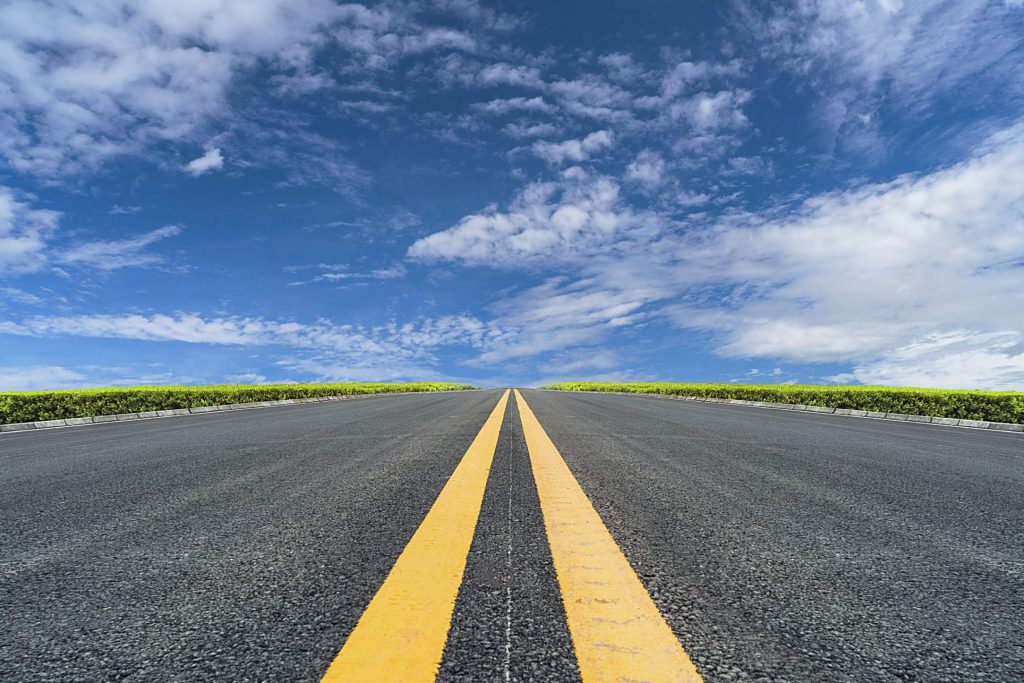
#> input picture test 1/Road2.jpg, 1024 x 683 px, given in place of the camera
$ python real-time-road-lane-detection.py
#> lines starting #> are read from the running program, lines starting #| are printed output that depends on the picture; after the words box and inside, x2 and y2 are one past the last pixel; in counts of white or black regions, pixels touching at a corner belong together
# importing
#!/usr/bin/env python3

import cv2 as cv
import numpy as np
import matplotlib.pyplot as plt
import datetime
import operator
import time
import serial


# פונקציות שאני לא מישתמש
# [31 lines left out: functions average_slope_intercept1, infrocamPrint, not called in this run]


# Place the information on the camera screen
def infroCam(frame, cap):
    font = cv.FONT_HERSHEY_COMPLEX_SMALL
    datet = str(datetime.datetime.now().strftime("%Y-%m-%d %H:%M:%S"))
    text = 'width: ' + str(cap.get(3)) + ' Height: ' + str(cap.get(4)) + ' Frame: ' + str(cap.get(5))
    frame = cv.putText(frame, datet, (0, 20), font, 0.7, (0, 0, 255), 1, cv.LINE_AA)
    frame = cv.putText(frame, text, (0, 40), font, 0.7, (0, 0, 255), 1, cv.LINE_AA)


# make the mask image
def makeMask(frame):

    # [7 lines of commented-out code are left out]

    l_h = 0
    l_s = 103
    l_v = 0

    u_h = 255
    u_s = 255
    u_v = 255

    l_b = np.array([l_h, l_s, l_v])
    u_b = np.array([u_h, u_s, u_v])

    hsv = cv.cvtColor(frame, cv.COLOR_BGR2HSV)

    mask = cv.inRange(hsv, l_b, u_b)
    mask = cv.GaussianBlur(mask, (5, 5), 0)
    mask = cv.medianBlur(mask, 5)

    return mask


# show the images on the screen
def showImages(frame, mask, edges, roi, res, line_image,debug):
    #cv.imshow("video", frame)
    #cv.imshow("mask", mask)
    cv.imshow('Edges', edges)
    cv.imshow("roi", roi)
    cv.imshow("res", res)
    # cv.imshow("line_image", line_image)
    #cv.imshow('Dbag', debug)


# Checks if esc is pressed and if esc is pressed returns False otherwise returns True
# The function exists to exit the loop
def breakLoop():
    key = cv.waitKey(1)
    if key == 27:
        return False
    return True


def region_of_interest(edges):
    height = edges.shape[0]
    #polygons1 = np.array([[(0, height), (640, height), (320, 240)]])
    polygons1 = np.array([[(0, height), ((320), height), (0, (125))]])
    polygons2 = np.array([[(0, (125)), ((320), height), ((320), (125))]])

    mask = np.zeros_like(edges)
    cv.fillPoly(mask, polygons1, (255))
    cv.fillPoly(mask, polygons2, (255))

    masked_image = cv.bitwise_and(edges, mask)
    return masked_image


def create_coordinates(image, line_parameters):
    slope, intercept = line_parameters
    y1 = image.shape[0]
    y2 = int(y1 * (3 / 5))
    x1 = int((y1 - intercept) / slope)
    x2 = int((y2 - intercept) / slope)
    return np.array([x1, y1, x2, y2])


def midelOFaLine(lines_coordinates):
    xMID = (lines_coordinates[0] + lines_coordinates[2]) / 2
    yMID = (lines_coordinates[1] + lines_coordinates[3]) / 2
    return np.array([xMID, yMID])


def midelOfRode(lineL, lineR):
    lineMidL = midelOFaLine(lineL)
    lineMidR = midelOFaLine(lineR)
    midX = (lineL[0] + lineR[0]) / 2
    midY = (lineL[1] + lineR[1]) / 2
    return np.array([midX, midY])


d = {'V10T': 0, 'V0T': 0, 'V0T': 0, 'V0T': 0, 'V7T': 0, 'V7T': 0, 'error': 0}

turnError = 8
def errorTurn(left_fit, right_fit, image):
    global turnError

    if left_fit:
        left_fit_average = np.average(left_fit, axis=0)
        # print(left_fit_average, 'left')
        left = True
        left_line = create_coordinates(image, left_fit_average)
        # print(left_line, "left_line")
    else:
        left = False
    if right_fit:
        right_fit_average = np.average(right_fit, axis=0)
        # print(right_fit_average, 'right')
        right = True
        right_line = create_coordinates(image, right_fit_average)
        # print(right_line, "right_line")
    else:
        right = False

    if(left and right):
        turnError=((midelOfRode(left_line, right_line)[0])-(320/2))/(320)
    elif(not(right) and left):
        turnError=0.6
    elif(not(left) and right):
        turnError=-0.6
    else:
        turnError=0


msg = ''
def checkAndPrint(left_fit, right_fit, image):
    global msg
    if left_fit:
        left_fit_average = np.average(left_fit, axis=0)
        # print(left_fit_average, 'left')
        left = True
        left_line = create_coordinates(image, left_fit_average)
        # print(left_line, "left_line")
    else:
        left = False
    if right_fit:
        right_fit_average = np.average(right_fit, axis=0)
        # print(right_fit_average, 'right')
        right = True
        right_line = create_coordinates(image, right_fit_average)
        # print(right_line, "right_line")
    else:
        right = False

    if (left and right and ((310/2) < midelOfRode(left_line, right_line)[0] < (330/2))) and (
            left and right and midelOFaLine(left_line)[1] == midelOFaLine(right_line)[1]):
        msg = 'V10T' #MID
    elif left is False and right is False:
        msg = 'V0T' #STOP
    elif right and (left is False):
        msg = 'V0T' #LEFT
    elif (right is False) and left:
        msg = 'V0T' #RIGHT
    elif midelOfRode(left_line, right_line)[0] > (330/2):
        msg = 'V7T' #right + drive
    elif (310/2) > midelOfRode(left_line, right_line)[0]:
        msg = 'V7T' #left + drive
    else:
        msg = 'error'

    d[msg] = d[msg] + 1
    # print(msg)


def average_slope_intercept(image, lines):
    left = False
    right = False
    left_fit = []
    right_fit = []
    if lines is not None:
        for line in lines:
            x1, y1, x2, y2 = line.reshape(4)
            parameters = np.polyfit((x1, x2), (y1, y2), 1)
            slope = parameters[0]
            intercept = parameters[1]
            if slope < 0:
                left_fit.append((slope, intercept))
            else:
                right_fit.append((slope, intercept))
    errorTurn(left_fit, right_fit, image)
    checkAndPrint(left_fit, right_fit, image)


def display_lines(image, lines):
    line_image = np.zeros_like(image)
    if lines is not None:
        for x1, y1, x2, y2 in lines:
            cv.line(line_image, (x1, y1), (x2, y2), (255, 0, 0), 10)
    return line_image


def main():
    #communication
    ser = serial.Serial('/dev/ttyACM0', 9600)

    counter = 0
    flag = True
    cap = cv.VideoCapture(0)
    cap.set(3, 320)
    cap.set(4, 240)


    while flag & cap.isOpened():
        _, frame = cap.read()
#> frame is the input picture: shape (683, 1024, 3); mean B, G, R 147.6, 126.7, 109.3

        infroCam(frame, cap)  # Activates the function infrocam
#> in infroCam, `frame = cv.putText(frame, text, (0, 40), font, 0.7, (0, 0, 255), 1, cv..`:
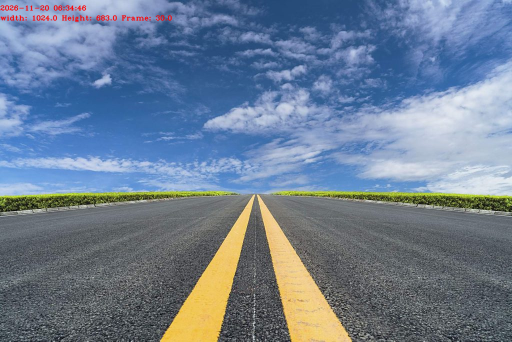
#> frame: shape (683, 1024, 3) (shown at 1/2 size); mean B, G, R 147.1, 126.3, 109.6
        mask = makeMask(frame)  # Activates the function makemask
#> in makeMask, `mask = cv.inRange(hsv, l_b, u_b)`:
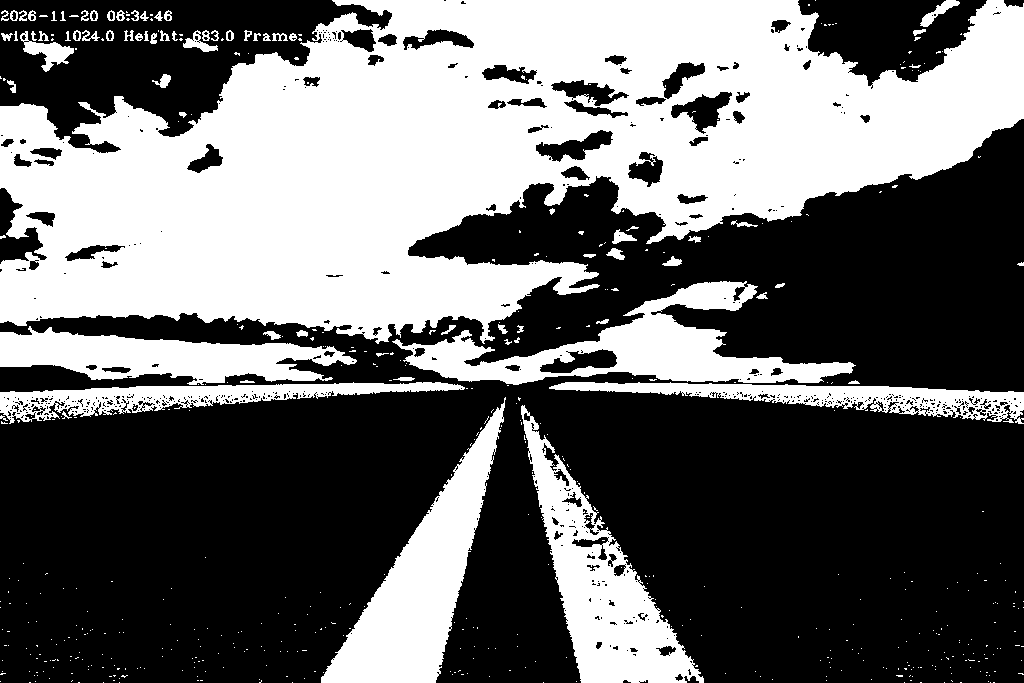
#> mask: shape (683, 1024); 41.2% white; 537 white regions (461 under 20 px), largest, box (x1, y1, x2, y2) and area: (0, 0, 1024, 344) 205751, (321, 397, 506, 683) 17758, (521, 405, 704, 683) 16659
        roi = region_of_interest(mask)
#> in region_of_interest, `cv.fillPoly(mask, polygons2, (255))`:
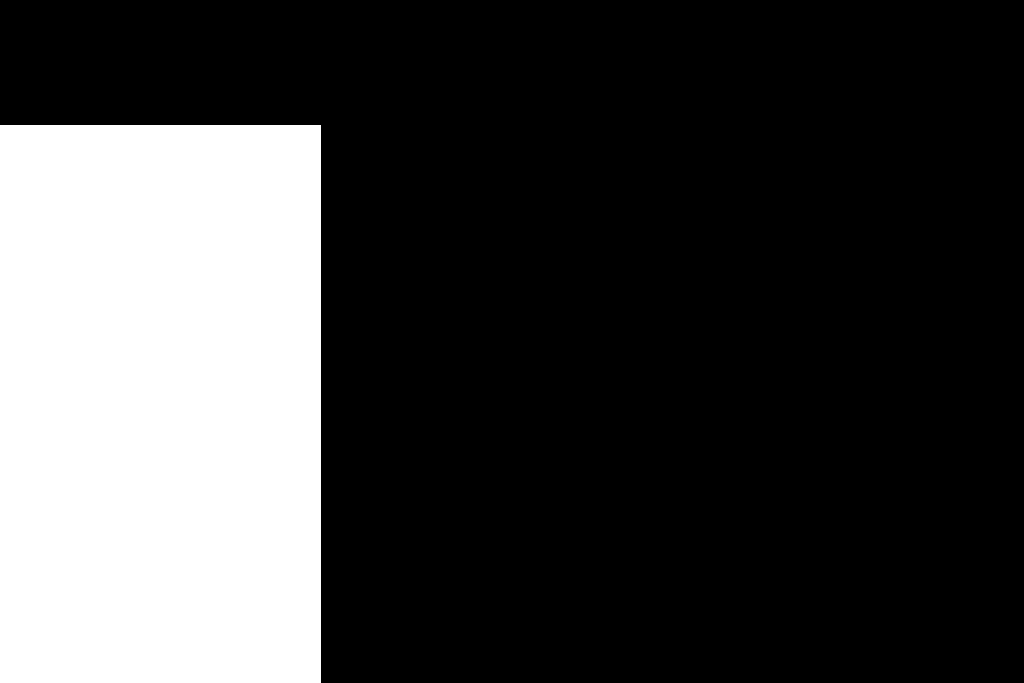
#> mask: shape (683, 1024); 25.6% white; 1 white region, box (x1, y1, x2, y2) and area: (0, 125, 321, 683) 179118
#> in region_of_interest, `masked_image = cv.bitwise_and(edges, mask)`:
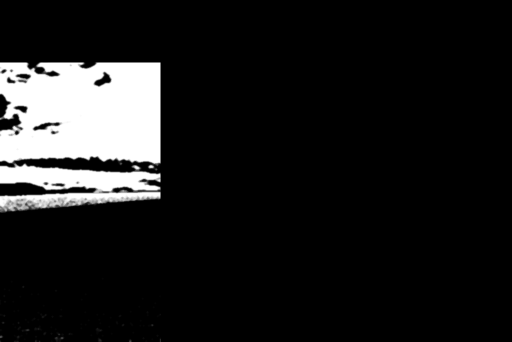
#> masked_image: shape (683, 1024) (shown at 1/2 size); min 0, max 255, mean 27.6
        #Denoising = roi
        #cv.fastNlMeansDenoising(roi,Denoising,5,30)
        edges = cv.Canny(roi, 0, 400)  # Prepares an image only at the edges of the mask
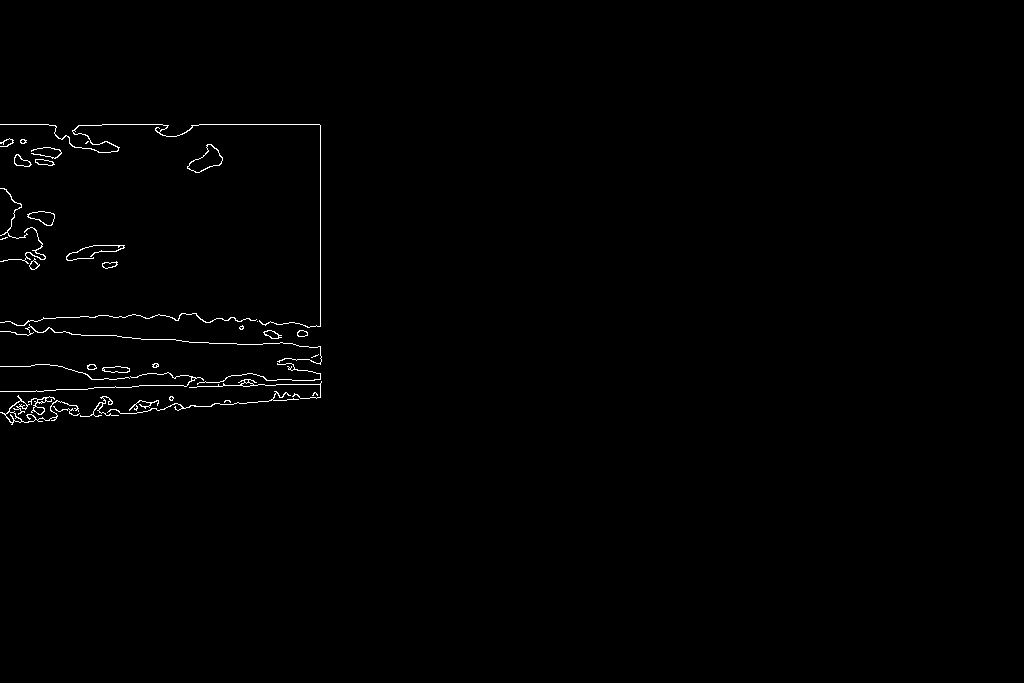
#> edges: shape (683, 1024); 0.64% white in thin lines or dots, all inside (x1, y1, x2, y2) = (0, 124, 322, 425)
        debug = region_of_interest(edges)
        #cv.imshow('debug', debug)


        msg = 'V0T0'+"_"
        lines = cv.HoughLinesP(roi, 2, np.pi / 180, 100, np.array([]), minLineLength=40, maxLineGap=5)
#> lines = 285 rows, first 6: [0, 397, 320, 397], [0, 187, 320, 187], [0, 301, 320, 301], [6, 228, 320, 228], [0, 281, 320, 281], [0, 285, 320, 285]
        averaged_lines = average_slope_intercept(edges, lines)
#> the loop in average_slope_intercept, `for line in lines:` made 285 passes
#> (x1, y1, x2, y2, slope, intercept) on passes 1 to 3: (0, 397, 320, 397, -5.69e-17, 397), (0, 187, 320, 187, -6.14e-17, 187), (0, 301, 320, 301, -2.27e-16, 301)
#> after the loop in average_slope_intercept, `for line in lines:`: left_fit = 206 pairs, first value -0.0702 to -1.39e-18, second value 127 to 423; right_fit = 79 pairs, first value 2.39e-18 to 0.0893, second value 123.6 to 417
#> in errorTurn, `left_fit_average = np.average(left_fit, axis=0)`: left_fit_average = [-0.00584, 256.2]
#> in create_coordinates, `slope, intercept = line_parameters`: slope = -0.00584; intercept = 256.2
#> in create_coordinates, `x1 = int((y1 - intercept) / slope)`: x1 = -73107
#> in create_coordinates, `x2 = int((y2 - intercept) / slope)`: x2 = -26171
#> in errorTurn, `left_line = create_coordinates(image, left_fit_average)`: left_line = [-73107, 683, -26171, 409]
#> in errorTurn, `right_fit_average = np.average(right_fit, axis=0)`: right_fit_average = [0.0131, 249]
#> in errorTurn, `right_line = create_coordinates(image, right_fit_average)`: right_line = [33036, 683, 12178, 409]
#> in midelOFaLine, `xMID = (lines_coordinates[0] + lines_coordinates[2]) / 2`: xMID = -49639
#> in midelOFaLine, `yMID = (lines_coordinates[1] + lines_coordinates[3]) / 2`: yMID = 546
#> in midelOfRode, `lineMidL = midelOFaLine(lineL)`: lineMidL = [-49639, 546]
#> in midelOfRode, `lineMidR = midelOFaLine(lineR)`: lineMidR = [22607, 546]
#> in midelOfRode, `midX = (lineL[0] + lineR[0]) / 2`: midX = -20035.5
#> in midelOfRode, `midY = (lineL[1] + lineR[1]) / 2`: midY = 683
#> in errorTurn, `turnError=((midelOfRode(left_line, right_line)[0])-(320/2))/(320)`: turnError = -63.11
#> in checkAndPrint, `left_fit_average = np.average(left_fit, axis=0)`: left_fit_average = [-0.00584, 256.2]
#> in checkAndPrint, `left_line = create_coordinates(image, left_fit_average)`: left_line = [-73107, 683, -26171, 409]
#> in checkAndPrint, `right_fit_average = np.average(right_fit, axis=0)`: right_fit_average = [0.0131, 249]
#> in checkAndPrint, `right_line = create_coordinates(image, right_fit_average)`: right_line = [33036, 683, 12178, 409]
        counter += 1
        if counter > 2:
            msg = (max(d.items(), key=operator.itemgetter(1))[0])
            counter = 0
            for i in d.keys():
                d[i] = 0
            print((f'{msg}{turnError*-1}')+'_')
            #communication
            buff = ((f'{msg}{turnError*-1}')+'_').encode()
            #buff=('v0').encode()
            ser.write(buff)

        line_image = display_lines(frame, averaged_lines)
#> line_image: shape (683, 1024, 3); every value is 0
        res = cv.addWeighted(frame, 0.8, line_image, 1, 1)
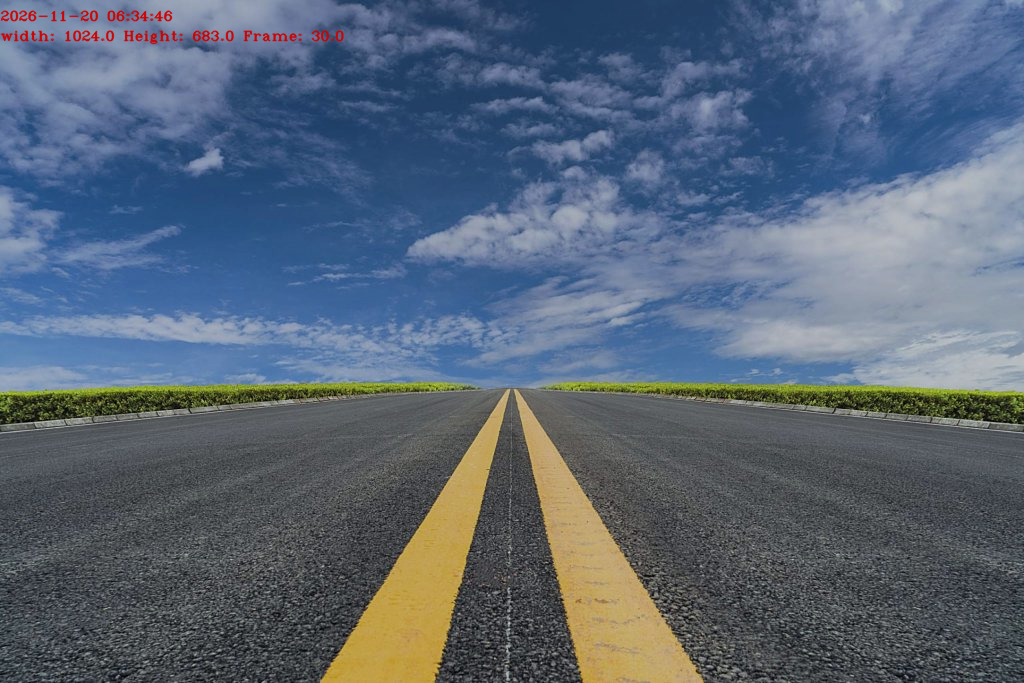
#> res: shape (683, 1024, 3); mean B, G, R 118.7, 102.1, 88.7
        showImages(frame, mask, edges, roi, res, line_image,debug)  # Activates the function showImages


        flag = breakLoop()  # Activates the function showImages breakLoop
#> (key Esc is pressed here)
    cap.release()
    cv.destroyAllWindows()


if __name__ == '__main__':
    main()
